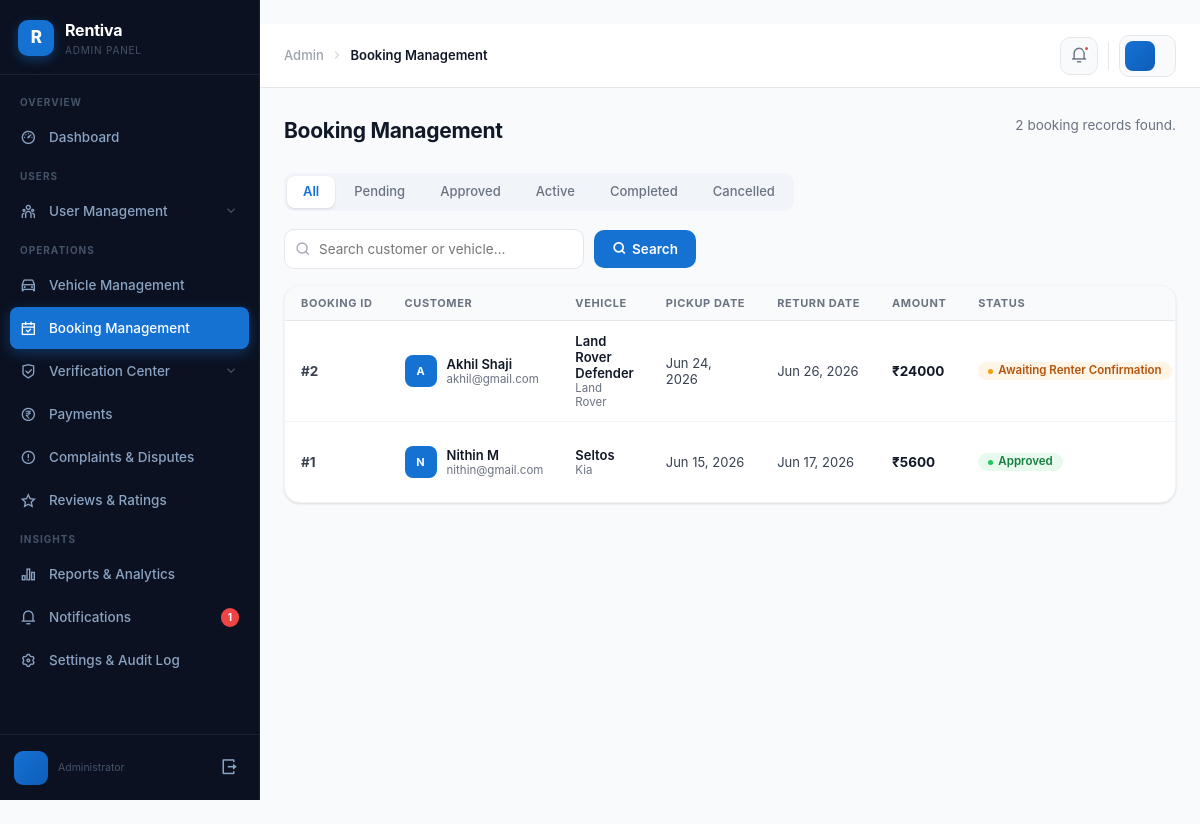
/admin-panel/bookings/ (signed in), run on the app's committed database.
### CarRental/models.py (models this page shows, shortened)
class Booking(models.Model):
    STATUS_OPTIONS = (
        ('pending',                      'Pending'),
        ('approved',                     'Approved'),
        ('active',                       'Active'),
        ('advance_paid',                 'Advance Paid'),
        ('awaiting_renter_confirmation', 'Awaiting Renter Confirmation'),
        ('confirmed',                    'Confirmed'),
        ('rejected',                     'Rejected by Renter'),
        ('cancelled',                    'Cancelled'),
        ('completed',                    'Completed'),
        ('refunded',                     'Refunded'),
    )
    DELIVERY_METHOD = (
        ('self_pickup',   'Self Pickup'),
        ('home_delivery', 'Home Delivery'),
    )
    RENTAL_PLAN = (
        ('daily',   'Daily'),
        ('weekly',  'Weekly'),
        ('monthly', 'Monthly'),
    )
    user            = models.ForeignKey(User, on_delete=models.CASCADE)
    car             = models.ForeignKey('Car', on_delete=models.CASCADE)
    pickup_location = models.ForeignKey(Location, on_delete=models.SET_NULL, null=True, blank=True, related_name='pickup_location')
    drop_location   = models.ForeignKey(Location, on_delete=models.SET_NULL, null=True, blank=True, related_name='drop_location')
    pickup_date     = models.DateField()
    return_date     = models.DateField()
    total_amount    = models.FloatField()
    advance_amount  = models.FloatField(default=0)
    remaining_amount = models.FloatField(default=0)
    booking_status  = models.CharField(max_length=40, choices=STATUS_OPTIONS, default='pending')
    booked_at       = models.DateTimeField(auto_now_add=True)
    renter_confirmation_deadline = models.DateTimeField(null=True, blank=True)
    delivery_method      = models.CharField(max_length=20, choices=DELIVERY_METHOD, default='self_pickup')
    delivery_address     = models.TextField(null=True, blank=True)
    pickup_instructions  = models.TextField(null=True, blank=True)
    rental_plan          = models.CharField(max_length=10, choices=RENTAL_PLAN, default='daily')

class Car(models.Model):
    FUEL_TYPE = (
        ('petrol',   'Petrol'),
        ('diesel',   'Diesel'),
        ('electric', 'Electric'),
        ('hybrid',   'Hybrid'),
    )
    TRANSMISSION_TYPE = (
        ('manual',    'Manual'),
        ('automatic', 'Automatic'),
    )
    CAR_STATUS_CHOICES = (
        ('available',            'Available'),
        ('booked',               'Currently Booked'),
        ('maintenance',          'Under Maintenance'),
        ('verification_pending', 'Pending Verification'),
    )
    owner        = models.ForeignKey(Profile, on_delete=models.CASCADE)
    brand        = models.CharField(max_length=100, null=True, blank=True)
    category     = models.ForeignKey(CarCategory, on_delete=models.CASCADE, null=True, blank=True)
    car_name     = models.CharField(max_length=50, null=True, blank=True)
    model        = models.CharField(max_length=30)
    year         = models.IntegerField()
    fuel         = models.CharField(max_length=20, choices=FUEL_TYPE)
    transmission = models.CharField(max_length=50, choices=TRANSMISSION_TYPE)
    seats        = models.IntegerField()
    location     = models.CharField(max_length=100, null=True, blank=True)
    availability = models.BooleanField(default=True)
    rent_per_day = models.FloatField()
    image        = models.ImageField(upload_to='cars/', null=True, blank=True)
    description  = models.TextField(null=True, blank=True)
    created_at   = models.DateTimeField(auto_now_add=True)
    registration_number = models.CharField(max_length=20, null=True, blank=True)
    variant             = models.CharField(max_length=50, null=True, blank=True)
    weekly_rent         = models.FloatField(null=True, blank=True)
    monthly_rent        = models.FloatField(null=True, blank=True)
    available_from      = models.DateField(null=True, blank=True)
    available_to        = models.DateField(null=True, blank=True)
    car_status          = models.CharField(
        max_length=30, choices=CAR_STATUS_CHOICES, default='verification_pending'
    )
    rc_book          = models.FileField(upload_to='vehicles/rc/',        null=True, blank=True)
    insurance_doc    = models.FileField(upload_to='vehicles/insurance/', null=True, blank=True)
    puc_certificate  = models.FileField(upload_to='vehicles/puc/',       null=True, blank=True)
    verification_status = models.CharField(
        max_length=20, choices=VERIFICATION_STATUS, default='pending'
    )
    self_pickup_available = models.BooleanField(default=True)
    delivery_available    = models.BooleanField(default=False)
    pickup_point_name     = models.CharField(max_length=200, null=True, blank=True,
                               help_text='Public landmark name, e.g. "Technopark Gate 1"')
    pickup_address        = models.TextField(null=True, blank=True)
    pickup_latitude       = models.DecimalField(max_digits=9, decimal_places=6, null=True, blank=True)
    pickup_longitude      = models.DecimalField(max_digits=9, decimal_places=6, null=True, blank=True)
    delivery_radius       = models.FloatField(null=True, blank=True, help_text='Delivery radius in km')
    delivery_charge       = models.FloatField(null=True, blank=True, help_text='Delivery charge in ₹')

### CarRental/admin_views.py (the view)
# urls.py: path('admin-panel/bookings/', admin_bookings),
@admin_required
def admin_bookings(request):
    status = request.GET.get('status', '')
    search = request.GET.get('search', '')
    qs = Booking.objects.select_related('user', 'car', 'pickup_location', 'drop_location').order_by('-booked_at')
    if status:
        qs = qs.filter(booking_status=status)
    if search:
        qs = qs.filter(
            Q(user__email__icontains=search) | Q(user__first_name__icontains=search) |
            Q(car__car_name__icontains=search)
        )
    return render(request, 'admin_panel/bookings.html', _ctx({
        'bookings': qs, 'status_filter': status, 'search': search,
        'status_choices': Booking.STATUS_OPTIONS,
    }))

### CarRental/admin_views.py (called while the page is built)
def admin_required(view_func):
    @wraps(view_func)
    def wrapper(request, *args, **kwargs):
        if not getattr(request, 'admin_user', None):
            return redirect('/admin-panel/login/')
        return view_func(request, *args, **kwargs)
    return wrapper

def _ctx(extra=None):
    base = {'unread_notifications': Notification.objects.filter(is_read=False).count()}
    if extra:
        base.update(extra)
    return base

### CarRental/templates/admin_panel/bookings.html (shortened to what this page needs)
﻿{% extends 'admin_panel/base.html' %}
{% block breadcrumb %}Booking Management{% endblock %}
{% block content %}
<div class="page-hd">
  <h1 class="page-title">Booking Management</h1>
  <p class="page-sub">{{ bookings|length }} booking record{{ bookings|length|pluralize }} found.</p>
</div>
<div class="status-tabs">
  <a href="?status=" class="stab {% if not status_filter %}active{% endif %}">All</a>
  <a href="?status=pending"   class="stab {% if status_filter == 'pending'   %}active{% endif %}">Pending</a>
  <a href="?status=approved"  class="stab {% if status_filter == 'approved'  %}active{% endif %}">Approved</a>
  <a href="?status=active"    class="stab {% if status_filter == 'active'    %}active{% endif %}">Active</a>
  <a href="?status=completed" class="stab {% if status_filter == 'completed' %}active{% endif %}">Completed</a>
  <a href="?status=cancelled" class="stab {% if status_filter == 'cancelled' %}active{% endif %}">Cancelled</a>
</div>
<form method="get" class="filter-bar" style="margin-bottom:16px;">
  <div class="search-wrap">
    <i class="ri-search-line"></i>
    <input type="text" name="search" class="search-inp" placeholder="Search customer or vehicle…" value="{{ search }}">
  </div>
  <button type="submit" class="filter-btn"><i class="ri-search-line"></i> Search</button>
</form>
<div class="admin-card">
  <div class="tbl-wrap">
    <table class="admin-tbl">
      <thead>
        <tr>
          <th>Booking ID</th><th>Customer</th><th>Vehicle</th>
          <th>Pickup Date</th><th>Return Date</th>
          <th>Amount</th><th>Status</th><th>Booked</th><th>Actions</th>
        </tr>
      </thead>
      <tbody>
        {% for b in bookings %}
        <tr>
          <td><strong>#{{ b.id }}</strong></td>
          <td>
            <div class="user-cell">
              <div class="u-avatar">{{ b.user.first_name|first|upper }}</div>
              <div>
                <div class="u-name">{{ b.user.get_full_name }}</div>
                <div class="u-email">{{ b.user.email }}</div>
              </div>
            </div>
          </td>
          <td>
            <div class="u-name">{{ b.car.car_name }}</div>
            <div class="u-email">{{ b.car.brand }}</div>
          </td>
          <td style="font-size:13px;">{{ b.pickup_date|date:"M d, Y" }}</td>
          <td style="font-size:13px;">{{ b.return_date|date:"M d, Y" }}</td>
          <td><span class="amount">₹{{ b.total_amount|floatformat:0 }}</span></td>
          <td><span class="badge b-{{ b.booking_status }}">{{ b.get_booking_status_display }}</span></td>
        </tr>
        {% endfor %}
      </tbody>
    </table>
  </div>
</div>
{% endblock %}

### data on the page
Booking: id "2", user.first_name|first "A", user.get_full_name "Akhil Shaji", user.email "akhil@gmail.com", car.car_name "Land Rover Defender", car.brand "Land Rover", pickup_date "Jun 24, 2026", return_date "Jun 26, 2026", total_amount "24000", booking_status "Awaiting Renter Confirmation"
Booking: id "1", user.first_name|first "N", user.get_full_name "Nithin M", user.email "nithin@gmail.com", car.car_name "Seltos", car.brand "Kia", pickup_date "Jun 15, 2026", return_date "Jun 17, 2026", total_amount "5600", booking_status "Approved"

### other printed values
{{ unread_notifications }} "1"
{{ bookings|length }} "2"
